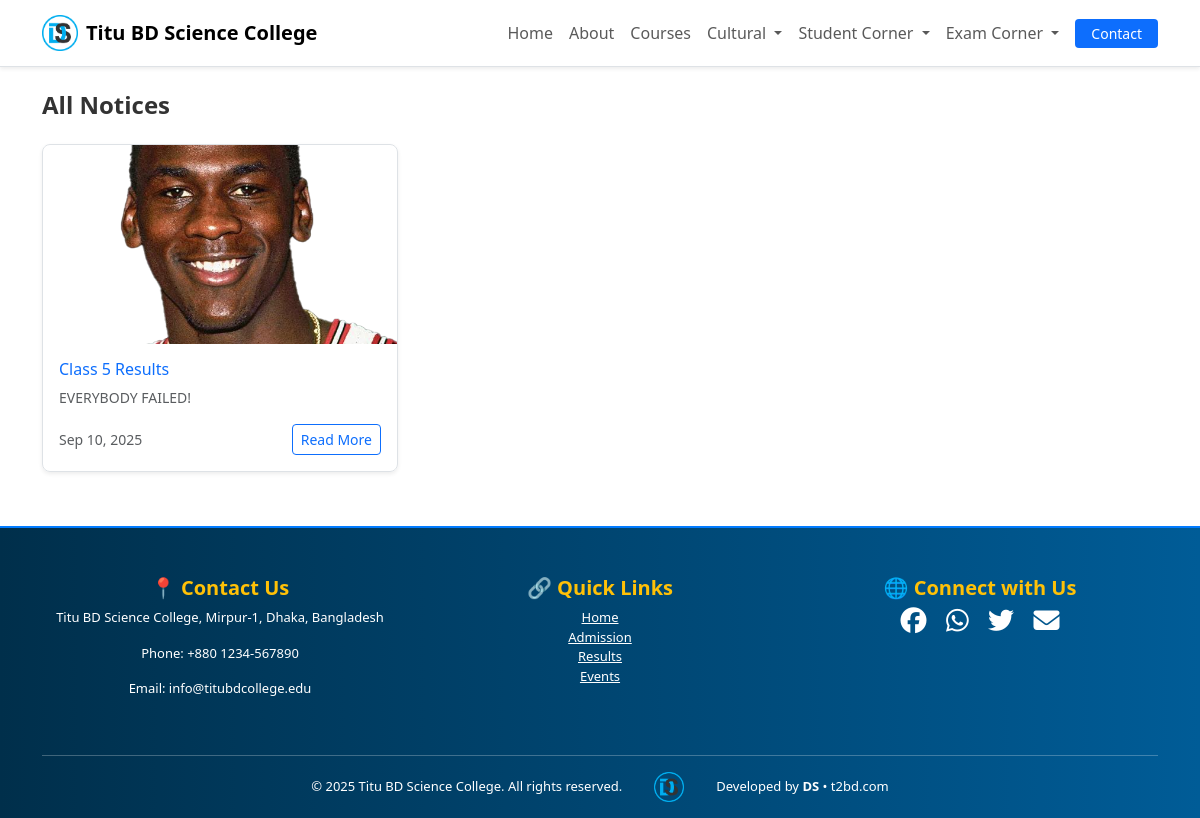
The page /notices/ on the database its author committed.
### content/models.py (models this page shows, shortened)
class Notice(models.Model):
    title        = models.CharField(max_length=200)
    subtitle     = models.TextField(blank=True)                 # the paragraph under title
    image        = models.ImageField(upload_to="notices/", blank=True, null=True)
    image_url    = models.URLField(blank=True)                  # optional external image
    link_url     = models.URLField(blank=True)                  # "Read More" target
    published_at = models.DateTimeField(default=timezone.now)   # shown on the card
    is_active    = models.BooleanField(default=True)
    created_at   = models.DateTimeField(auto_now_add=True)
    updated_at   = models.DateTimeField(auto_now=True)
    class Meta:
        ordering = ("-published_at", "-created_at")
    @property
    def image_src(self) -> str:
        if getattr(self, "image", None):
            try:
                return self.image.url
            except Exception:
                pass
        return getattr(self, "image_url", "") or ""

### ui/views.py (the view)
# urls.py: path("notices/", ui_views.notices_list, name="notices_list"),
def notices_list(request):
    qs = Notice.objects.filter(is_active=True).order_by("-published_at", "-created_at")
    paginator = Paginator(qs, 12)
    page_number = request.GET.get("page") or 1
    try:
        notices = paginator.get_page(page_number)
    except EmptyPage:
        notices = paginator.get_page(paginator.num_pages)
    return render(request, "notices/notice_list.html", {"notices": notices})

### templates/notices/notice_list.html (shortened to what this page needs)
{% extends "base.html" %}
{% block content %}
<section class="container py-4">
  <h1 class="h4 fw-bold mb-4">All Notices</h1>
  {% if notices %}
    <div class="row g-4">
      {% for n in notices %}
        <div class="col-12 col-sm-6 col-lg-4">
          <article class="h-100 border rounded-3 shadow-sm overflow-hidden">
            {% if n.image_src %}
              <a class="ratio ratio-16x9 d-block" href="{% url 'notice_detail' n.pk %}">
                <div class="w-100 h-100"
                     style="background-image:url('{{ n.image_src|escape }}');
                            background-size:cover;background-position:center;"></div>
              </a>
            {% endif %}
            <div class="p-3">
              <h2 class="h6 mb-2 text-primary">{{ n.title }}</h2>
              {% if n.subtitle %}
                <p class="text-muted small mb-3">{{ n.subtitle|truncatechars:140 }}</p>
              {% endif %}
              <div class="d-flex justify-content-between align-items-center">
                <small class="text-muted">{{ n.published_at|date:"M j, Y" }}</small>
                <a href="{% url 'notice_detail' n.pk %}" class="btn btn-sm btn-outline-primary">Read More</a>
              </div>
            </div>
          </article>
        </div>
      {% endfor %}
    </div>
  {% else %}
    <div class="text-muted">No notices found.</div>
  {% endif %}
</section>
{% endblock %}

### static/css/cms.css (style rules this page uses)
:root { --brand:#1e3a8a; --brand-2:#0ea5e9; --muted:#f1f5f9; --ok:#16a34a; --warn:#f59e0b; --danger:#dc2626; }
body { background:#fff;color:#111; }

### static/style.css (style rules this page uses)
body { background-color: #f3f8fc; color: #333; }
h2 { color: #0d47a1; }
.btn-outline-primary { color: #00bcd4; border-color: #00bcd4; }
body { font-family: "Segoe UI", Tahoma, sans-serif; background: url("background.jpg") no-repeat center center fixed; background-size: cover; -webkit-print-color-adjust: exact !important; print-color-adjust: exact !important; margin: 0; padding: 0; }
.btn-outline-primary { color:#0d6efd !important; border-color:#0d6efd !important; background-image:none !important; }

### rows shown on the page
Notice: image_src (picture), title "Class 5 Results", subtitle "EVERYBODY FAILED!", published_at "Sep 10, 2025"
